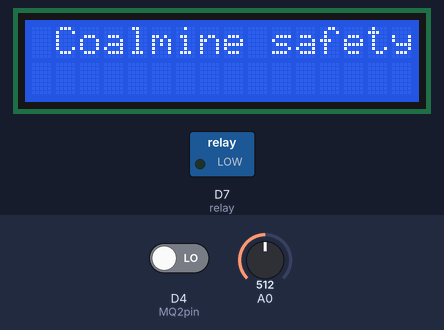
Recording of a sketch running on a simulated ESP8266 (NodeMCU). Shown: 16×2 character LCD, switched loads named in the sketch (green lamp = pin HIGH). Inputs (shaded band) come from the test bench; at power-on: D4 (MQ2pin) LOW, A0 = 512. WiFi joins after 1.5 s; servers stay silent unless stated; what the sketch prints to the serial monitor is not drawn.

Above: at 0.1 s.
At 5.2 s:
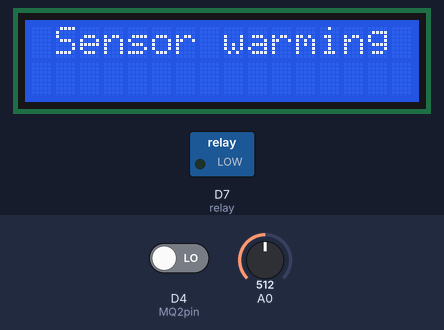
At 27.0 s:
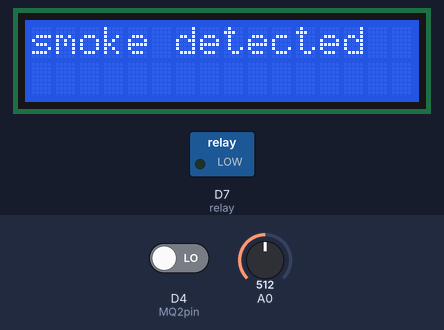
At 28.1 s:
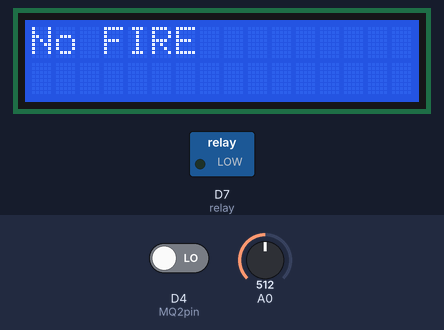
Timing chart, 0 to 130.0 s (numbered marks = the images above):
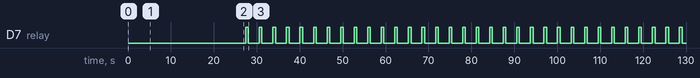

The sketch:

code.ino
```cpp
//IOT Based Coal Mine Safety Monitoring and Alerting System

#define BLYNK_TEMPLATE_ID "TMPLPyzuJL2F"
#define BLYNK_DEVICE_NAME "coalmine safety"
#define BLYNK_AUTH_TOKEN "T8YhqiNkvsXAjWeJGNq__7BsIwJ-OCJw"

#define BLYNK_PRINT Serial
#include <BlynkSimpleEsp8266.h>
char auth[] = "T8YhqiNkvsXAjWeJGNq__7BsIwJ-OCJw";


#include <Wire.h>

#include <LiquidCrystal_I2C.h>
LiquidCrystal_I2C lcd(0x27, 16, 2);

#define MQ2pin D4
#define relay D7

int sensorValue;  //variable to store sensor value
//pinMode (D7, OUTPUT);
void setup() {
pinMode (relay, OUTPUT);
pinMode(MQ2pin, INPUT);
Serial.begin(9600); // sets the serial port to 9600
Serial.println("MQ2 warming up!");
Wire.begin(4, 5);
lcd.begin();   // initializing the LCD
lcd.backlight(); // Enable or Turn On the backlight
lcd.print(" Coalmine safety "); // Start Printing
delay(5000);
lcd.clear();
lcd.print(" Sensor warming up"); // Start Printing
Blynk.begin(auth, "113", "12345678");

delay(20000); // allow the MQ2 to warm up
}

void loop() {
sensorValue = digitalRead(MQ2pin); // read analog input pin 0
Blynk.run();

lcd.clear();
lcd.print(" parameters "); // Start Printing

Serial.print("Sensor Value: ");
Serial.println(sensorValue);
  if (sensorValue == 0)
  {
lcd.clear();
Blynk.virtualWrite(V0, "smoke detected");

lcd.print("smoke detected "); // Start Printing
delay(500);
digitalWrite(relay, HIGH);
lcd.clear();
lcd.print("turning on alarm"); // Start Printing
delay(500);
delay(100);
  }
  else {
digitalWrite(relay, LOW);
Blynk.virtualWrite(V0, " no smoke detected");

lcd.clear();
lcd.print("No smoke"); // Start Printi
delay(1000);
  }

Serial.print(analogRead(A0));
  if (analogRead(A0) > 850) {
lcd.clear();
lcd.print("FIRE detected "); // Start Printing
Blynk.virtualWrite(V1, "fire detected");

delay(500);
digitalWrite(relay, HIGH);
lcd.clear();
lcd.print("turning on alarm"); // Start Printing
delay(500);
  }
  else {
digitalWrite(relay, LOW);
Blynk.virtualWrite(V1, "no fire detected");

lcd.clear();
lcd.print("No FIRE"); // Start Printing
delay(1000);
  }
delay(1000); // wait 2s for next reading
}
```

Measured:
- by itself, D7 (relay): alternates HIGH for 0.62 s and LOW for 2.5 s
- by itself, everything shown: repeats every 3.2 s, in 3 steps
- what the display in image 1 shows lasts 21.8 s, from 5.1 s to 26.9 s
- what the display in image 2 shows lasts 0.6 s, from 26.9 s to 27.5 s
